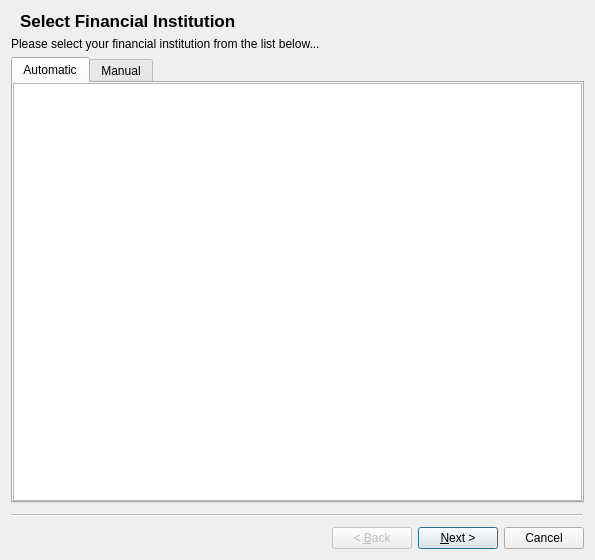
<?xml version="1.0" encoding="UTF-8"?>
<ui version="4.0">
 <class>KOnlineBankingSetupWizard</class>
 <widget class="QWizard" name="KOnlineBankingSetupWizard">
  <property name="geometry">
   <rect>
    <x>0</x>
    <y>0</y>
    <width>595</width>
    <height>560</height>
   </rect>
  </property>
  <property name="windowTitle">
   <string>Online Banking Account Setup</string>
  </property>
  <widget class="QWizardPage" name="FIPage">
   <property name="title">
    <string>Select Financial Institution</string>
   </property>
   <layout class="QHBoxLayout">
    <property name="margin">
     <number>0</number>
    </property>
    <item>
     <layout class="QVBoxLayout">
      <item>
       <widget class="QLabel" name="textLabel2">
        <property name="text">
         <string>Please select your financial institution from the list below...</string>
        </property>
        <property name="alignment">
         <set>Qt::AlignVCenter</set>
        </property>
        <property name="wordWrap">
         <bool>true</bool>
        </property>
       </widget>
      </item>
      <item>
       <widget class="QTabWidget" name="m_selectionTab">
        <property name="currentIndex">
         <number>0</number>
        </property>
        <widget class="QWidget" name="autoTab">
         <attribute name="title">
          <string comment="@title type of online banking connection">Automatic</string>
         </attribute>
         <layout class="QVBoxLayout">
          <property name="margin">
           <number>0</number>
          </property>
          <item>
           <widget class="KListWidget" name="m_listFi"/>
          </item>
         </layout>
        </widget>
        <widget class="QWidget" name="manualTab">
         <attribute name="title">
          <string comment="@title type of online banking connection">Manual</string>
         </attribute>
         <layout class="QVBoxLayout">
          <property name="margin">
           <number>0</number>
          </property>
          <item>
           <layout class="QGridLayout">
            <item row="2" column="1">
             <widget class="KUrlRequester" name="m_url"/>
            </item>
            <item row="0" column="0">
             <widget class="QLabel" name="textLabel4">
              <property name="text">
               <string>Org</string>
              </property>
              <property name="wordWrap">
               <bool>false</bool>
              </property>
             </widget>
            </item>
            <item row="1" column="0">
             <widget class="QLabel" name="textLabel1_5">
              <property name="text">
               <string>FID</string>
              </property>
              <property name="wordWrap">
               <bool>false</bool>
              </property>
             </widget>
            </item>
            <item row="0" column="1">
             <widget class="KLineEdit" name="m_bankName"/>
            </item>
            <item row="1" column="1">
             <widget class="KLineEdit" name="m_fid"/>
            </item>
            <item row="2" column="0">
             <widget class="QLabel" name="textLabel2_4">
              <property name="text">
               <string>URL</string>
              </property>
              <property name="wordWrap">
               <bool>false</bool>
              </property>
             </widget>
            </item>
           </layout>
          </item>
          <item>
           <spacer name="spacer3">
            <property name="orientation">
             <enum>Qt::Vertical</enum>
            </property>
            <property name="sizeType">
             <enum>QSizePolicy::Expanding</enum>
            </property>
            <property name="sizeHint" stdset="0">
             <size>
              <width>20</width>
              <height>90</height>
             </size>
            </property>
           </spacer>
          </item>
         </layout>
        </widget>
       </widget>
      </item>
     </layout>
    </item>
   </layout>
  </widget>
  <widget class="QWizardPage" name="LoginPage">
   <property name="title">
    <string>Enter Login Details</string>
   </property>
   <layout class="QGridLayout" name="gridLayout1">
    <property name="margin">
     <number>0</number>
    </property>
    <item row="0" column="0" colspan="2">
     <widget class="QLabel" name="qLabel1">
      <property name="focusPolicy">
       <enum>Qt::NoFocus</enum>
      </property>
      <property name="text">
       <string>Please enter the username and password you use to log into this bank for online banking.  Please note that many banks require a separate signup, and assign a separate PIN or password just for online banking from home.</string>
      </property>
      <property name="wordWrap">
       <bool>true</bool>
      </property>
     </widget>
    </item>
    <item row="1" column="0">
     <widget class="QLabel" name="textLabel1_4">
      <property name="text">
       <string comment="@label account username">Username</string>
      </property>
      <property name="wordWrap">
       <bool>false</bool>
      </property>
     </widget>
    </item>
    <item row="1" column="1">
     <widget class="KLineEdit" name="m_editUsername"/>
    </item>
    <item row="2" column="0">
     <widget class="QLabel" name="textLabel2_3">
      <property name="text">
       <string>Password</string>
      </property>
      <property name="wordWrap">
       <bool>false</bool>
      </property>
     </widget>
    </item>
    <item row="2" column="1">
     <widget class="KLineEdit" name="m_editPassword"/>
    </item>
    <item row="3" column="1">
     <widget class="QCheckBox" name="m_storePassword">
      <property name="text">
       <string>Store password</string>
      </property>
     </widget>
    </item>
    <item row="4" column="0">
     <widget class="QLabel" name="textLabel1_2_3">
      <property name="text">
       <string>Identify as</string>
      </property>
      <property name="wordWrap">
       <bool>false</bool>
      </property>
     </widget>
    </item>
    <item row="4" column="1">
     <layout class="QHBoxLayout" name="horizontalLayout" stretch="0,0,0">
      <item>
       <widget class="KComboBox" name="m_applicationCombo"/>
      </item>
      <item>
       <widget class="KLineEdit" name="m_applicationEdit">
        <property name="whatsThis">
         <string>Expert option to enter the four digit version information of the application</string>
        </property>
       </widget>
      </item>
      <item>
       <spacer name="spacer4_2">
        <property name="orientation">
         <enum>Qt::Horizontal</enum>
        </property>
        <property name="sizeType">
         <enum>QSizePolicy::Expanding</enum>
        </property>
        <property name="sizeHint" stdset="0">
         <size>
          <width>40</width>
          <height>20</height>
         </size>
        </property>
       </spacer>
      </item>
     </layout>
    </item>
    <item row="5" column="0">
     <widget class="QLabel" name="textLabel1_6">
      <property name="text">
       <string>Header Version</string>
      </property>
      <property name="wordWrap">
       <bool>false</bool>
      </property>
     </widget>
    </item>
    <item row="5" column="1">
     <layout class="QHBoxLayout" name="horizontalLayout_2">
      <item>
       <widget class="KComboBox" name="m_headerVersionCombo"/>
      </item>
      <item>
       <widget class="KLineEdit" name="m_headerVersionEdit"/>
      </item>
      <item>
       <spacer name="horizontalSpacer">
        <property name="orientation">
         <enum>Qt::Horizontal</enum>
        </property>
        <property name="sizeHint" stdset="0">
         <size>
          <width>40</width>
          <height>20</height>
         </size>
        </property>
       </spacer>
      </item>
     </layout>
    </item>
    <item row="6" column="0" colspan="2">
     <widget class="QLabel" name="textLabel3">
      <property name="text">
       <string>Connection Details</string>
      </property>
      <property name="wordWrap">
       <bool>false</bool>
      </property>
     </widget>
    </item>
    <item row="7" column="0" colspan="2">
     <widget class="KTextBrowser" name="m_textDetails">
      <property name="enabled">
       <bool>true</bool>
      </property>
      <property name="focusPolicy">
       <enum>Qt::NoFocus</enum>
      </property>
     </widget>
    </item>
   </layout>
  </widget>
  <widget class="QWizardPage" name="AccountPage">
   <property name="title">
    <string>Select Account</string>
   </property>
   <layout class="QHBoxLayout">
    <property name="margin">
     <number>0</number>
    </property>
    <item>
     <layout class="QVBoxLayout">
      <item>
       <widget class="QLabel" name="textLabel2_2">
        <property name="text">
         <string>Please select the account from your financial institution from the list below which matches this account.</string>
        </property>
        <property name="alignment">
         <set>Qt::AlignVCenter</set>
        </property>
        <property name="wordWrap">
         <bool>true</bool>
        </property>
       </widget>
      </item>
      <item>
       <widget class="QTreeWidget" name="m_listAccount">
        <column>
         <property name="text">
          <string>Number</string>
         </property>
        </column>
        <column>
         <property name="text">
          <string>Type</string>
         </property>
        </column>
        <column>
         <property name="text">
          <string>Bank</string>
         </property>
        </column>
        <column>
         <property name="text">
          <string>Branch</string>
         </property>
        </column>
       </widget>
      </item>
     </layout>
    </item>
   </layout>
  </widget>
  <widget class="QWizardPage" name="WizardPage">
   <property name="title">
    <string>Finish</string>
   </property>
   <layout class="QHBoxLayout">
    <item>
     <layout class="QVBoxLayout">
      <item>
       <widget class="QLabel" name="m_labelFinal">
        <property name="text">
         <string>Congratulations: you have successfully set up your bank for online banking via OFX.</string>
        </property>
        <property name="alignment">
         <set>Qt::AlignVCenter</set>
        </property>
        <property name="wordWrap">
         <bool>true</bool>
        </property>
       </widget>
      </item>
     </layout>
    </item>
   </layout>
  </widget>
 </widget>
 <layoutdefault spacing="6" margin="11"/>
 <customwidgets>
  <customwidget>
   <class>KTextBrowser</class>
   <extends>QTextBrowser</extends>
   <header>ktextbrowser.h</header>
  </customwidget>
  <customwidget>
   <class>KComboBox</class>
   <extends>QComboBox</extends>
   <header>kcombobox.h</header>
  </customwidget>
  <customwidget>
   <class>KLineEdit</class>
   <extends>QLineEdit</extends>
   <header>klineedit.h</header>
  </customwidget>
  <customwidget>
   <class>KListWidget</class>
   <extends>QListWidget</extends>
   <header>klistwidget.h</header>
  </customwidget>
  <customwidget>
   <class>KUrlRequester</class>
   <extends>QFrame</extends>
   <header>kurlrequester.h</header>
  </customwidget>
  <customwidget>
   <class>QTabWidget</class>
   <extends>QTabWidget</extends>
   <header>ktabwidget.h</header>
   <container>1</container>
  </customwidget>
 </customwidgets>
 <tabstops>
  <tabstop>m_selectionTab</tabstop>
  <tabstop>m_listFi</tabstop>
  <tabstop>m_bankName</tabstop>
  <tabstop>m_fid</tabstop>
  <tabstop>m_url</tabstop>
  <tabstop>m_editUsername</tabstop>
  <tabstop>m_editPassword</tabstop>
  <tabstop>m_storePassword</tabstop>
  <tabstop>m_applicationCombo</tabstop>
  <tabstop>m_headerVersionCombo</tabstop>
  <tabstop>m_listAccount</tabstop>
 </tabstops>
 <resources/>
 <connections/>
</ui>
